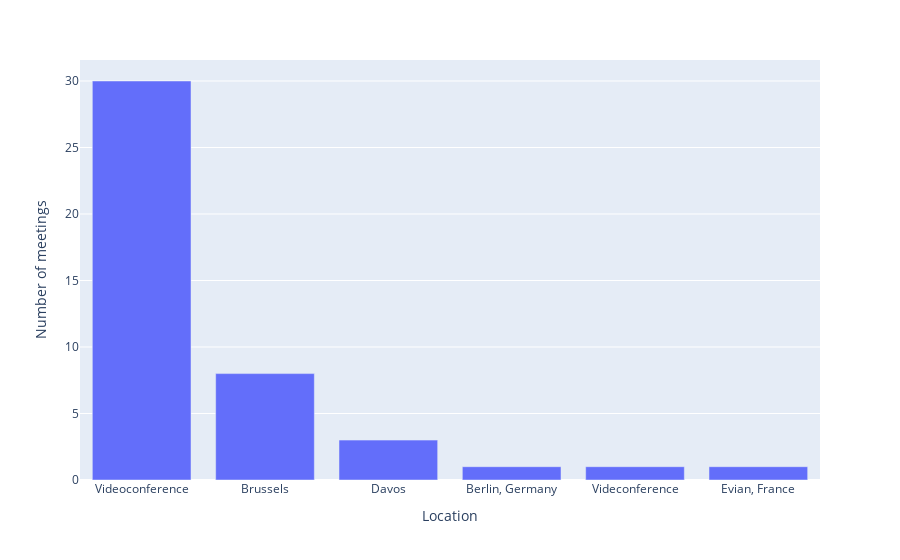

Notebook source saved alongside this figure:
### Markdown cell above
Plotly has a tool called Plotly Express that makes it easy to make graphs from Pandas dataframes.

### Code cell
import plotly.express as px

fig = px.bar(location_df, x='Location', y='Number of meetings')
fig.show()

### Figure 1 — Plotly figure (JSON) as saved in the notebook; plotly's stock layout.template omitted (floating-point values rounded to 4 significant figures)
{"data": [{"alignmentgroup": "True", "hovertemplate": "Location=%{x}<br>Number of meetings=%{y}<extra></extra>", "legendgroup": "", "marker": {"color": "#636efa"}, "name": "", "offsetgroup": "", "orientation": "v", "showlegend": false, "textposition": "auto", "type": "bar", "x": ["Videoconference", "Brussels", "Davos", "Berlin, Germany", "Videconference", "Evian, France"], "xaxis": "x", "y": [30, 8, 3, 1, 1, 1], "yaxis": "y"}], "layout": {"barmode": "relative", "legend": {"tracegroupgap": 0}, "margin": {"t": 60}, "xaxis": {"anchor": "y", "domain": [0, 1], "title": {"text": "Location"}}, "yaxis": {"anchor": "x", "domain": [0, 1], "title": {"text": "Number of meetings"}}}}
